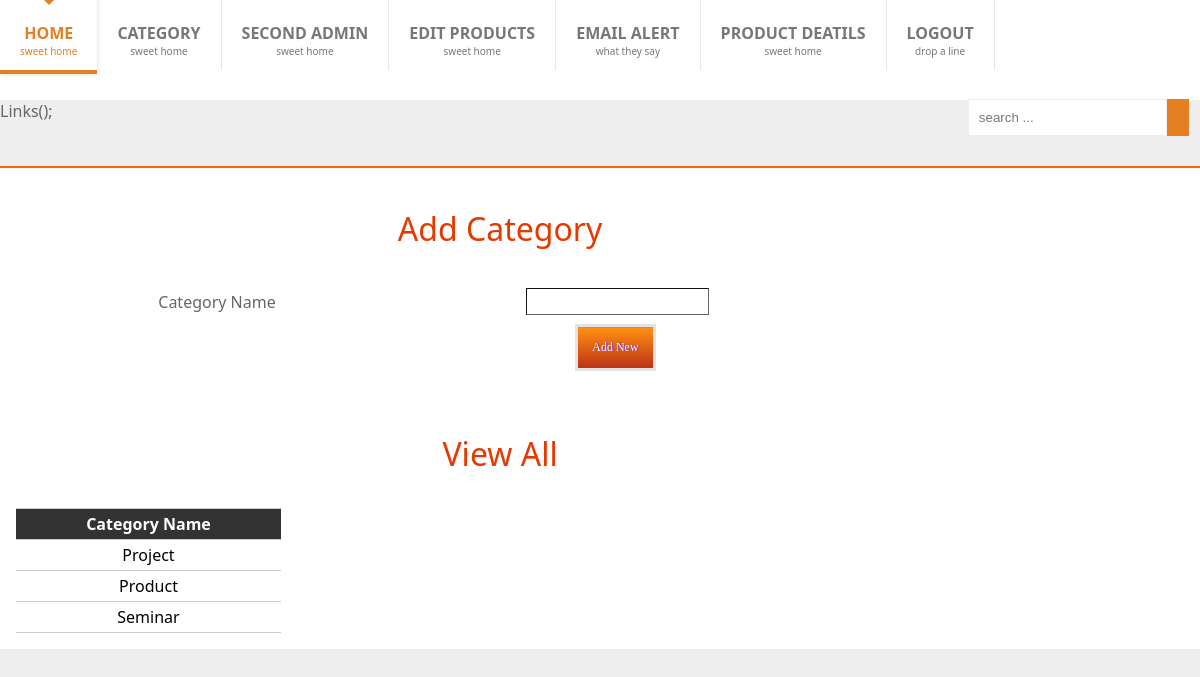
Screenshot of /cochinphpnew/Admin/Addcategory.php with the database file from the repository.
### tables this page shows
CREATE TABLE IF NOT EXISTS `category` (
  `catid` int(5) NOT NULL AUTO_INCREMENT,
  `catname` varchar(150) NOT NULL,
  PRIMARY KEY (`catid`)
);

### cochinphpnew/Admin/Addcategory.php (the view, shortened to what this page needs)
<!DOCTYPE html>
<html xmlns="http://www.w3.org/1999/xhtml">
<head><link href="../css/style.css" rel="stylesheet" />
</head>
<body>
    <div class="container">
<nav>
		<ul class="mcd-menu">
			<li>
				<a href="home.php" class="active">
					<strong>Home</strong>
					<small>sweet home</small>
				</a>
			</li>
			<li>
				<a href="Category.php" >
					<strong>Category</strong>
					<small>sweet home</small>
				</a>
			</li>
			<li>
				<a href="AddSecAdmin.php">
					<strong>Second Admin</strong>
					<small>sweet home</small>
				</a>
			</li>
			<li>
				<a href="EditDeatils.php">
					<strong>Edit Products</strong>
					<small>sweet home</small>
				</a>
			</li>
			<li>
				<a href="EmailDeatils.php">
					<strong>Email Alert</strong>
					<small>what they say</small>
				</a>
			</li>
			<li>
				<a href="ProductDeatils.php">
					<strong>Product Deatils</strong>
					<small>sweet home</small>
				</a>
			</li>
			<li>
				<a href="index.php">
					<strong>Logout</strong>
					<small>drop a line</small>
				</a>
			</li>
			<li class="float">
				<a class="search">
					<input type="text" value="search ...">
					<button><i class="fa fa-search"></i></button>
				</a>
			</li>
		</ul>
	</nav>
</div>
   Links();
       <div id="main" class="container">
           <form method="post" action="Category.php" id="form1">
    <div>
    <table class="auto-style1">
        <tr>
            <td>&nbsp;</td>
            <td>&nbsp;</td>
        </tr>
        <tr>
            <td style="font-family: 'Segoe UI', Tahoma, Geneva, Verdana, sans-serif; font-size: xx-large; color: #E63900">Add Category </td>
            <td>&nbsp;</td>
        </tr>
        <tr>
            <td>&nbsp;</td>
            <td>&nbsp;</td>
        </tr>
        <tr>
            <td>
                <table class="auto-style1">
                    <tr>
                        <td class="auto-style4">Category Name</td>
                        <td class="auto-style5">&nbsp;<input name="Textcategory" type="text" id="ContentPlaceHolder1_TextBox1" class="txts" />
                        </td>
                    </tr>
                    <tr>
                        <td class="auto-style3">&nbsp;</td>
                        <td>
                            <input type="submit" name="ctl00$ContentPlaceHolder1$Button1" value="Add New" id="ContentPlaceHolder1_Button1" class="myButton" />
                        </td>
                    </tr>
                </table>
            </td>
            <td>&nbsp;</td>
        </tr>
        <tr>
            <td>&nbsp;</td>
            <td>&nbsp;</td>
        </tr>
        <tr>
            <td class="auto-style2"></td>
            <td class="auto-style2"></td>
        </tr>
        <tr>
            <td style="font-family: 'Segoe UI', Tahoma, Geneva, Verdana, sans-serif; font-size: xx-large; color: #E63900" class="auto-style6">View All</td>
            <td class="auto-style6"></td>
        </tr>
        <tr>
            <td>&nbsp;</td>
            <td>&nbsp;</td>
        </tr>
        <tr>
            <td>
                <table class="auto-style1">
                    <tr>
                        <td>
                            <div>
	<table cellspacing="0" cellpadding="4" rules="rows" id="ContentPlaceHolder1_GridView1" style="color:Black;background-color:White;border-color:#CCCCCC;border-width:1px;border-style:None;width:265px;border-collapse:collapse;">
		<tr style="color:White;background-color:#333333;font-weight:bold;">
			<th scope="col">Category Name</th>
            <?php include("admin.php");
			$sql="select * from category";
			$res=mysql_query($sql);
			 ?>
		</tr>
        <?php while($row=mysql_fetch_array($res)){ ?>
        <tr>
			<td><?php echo $row['catname']; ?></td>
		</tr>
        <?php } ?>
	</table>
</div>
                        </td>
                    </tr>
                </table>
            </td>
            <td>&nbsp;</td>
        </tr>
    </table>
    </div>
    </form>
       </div>
</body>
</html>

### cochinphpnew/css/style.css (style rules this page uses)
.txts { border: 1px inset #666666; padding-bottom:5px; padding-top:5px; margin:5px 0 5px 0; }
.myButton { -moz-box-shadow:inset 0px 1px 0px 0px #cf866c; -webkit-box-shadow:inset 0px 1px 0px 0px #cf866c; box-shadow:inset 0px 1px 0px 0px #cf866c; background:-webkit-gradient(linear, left top, left bottom, color-stop(0.05, #ff8d14), color-stop(1, #bc3315)); background:-moz-linear-gradient(top, #ff8d14 5%, #bc3315 100%); background:-webkit-linear-gradient(top, #ff8d14 5%, #bc3315 100%); background:-o-linear-gradient(top, #ff8d14 5%, #bc3315 100%); background:-ms-linear-gradient(top, #ff8d14 5%, #bc3315 100%); background:linear-gradient(to bottom, #ff8d14 5%, #bc3315 100%); filter:progid:DXImageTransform.Microsoft.gradient(startColorstr='#ff8d14', endColorstr='#bc3315',GradientType=0); background-color:#ff8d14; border:3px solid #e3e3e3; display:inline-block; cursor:pointer; color:#ffffff; font-family:Verdana; font-size:12px; padding:13px 14px; text-decoration:none; text-shadow:1px 0px 0px #7a2cba; }
#main { border-style: solid none none none; border-width: 2px; border-color: #FF6600; background-color: #FFFFFF; padding: 10px; }
.container { position: relative; margin: 0px auto; padding: 0 0; clear: both; width:100%; }
@media only screen and (min-width: 1200px) { .container { width: 1210px; } }
.mcd-menu { list-style: none; padding: 0; margin: 0; background: #FFF; height: 100px; border-radius: 2px; -moz-border-radius: 2px; -webkit-border-radius: 2px; }
.mcd-menu li { float: left; position: relative; }
.mcd-menu li a { display: block; text-decoration: none; padding: 12px 20px; text-align: center; color: #777; border-right: 1px solid #E7E7E7; }
.mcd-menu li a strong { display: block; text-transform: uppercase; }
.mcd-menu li a small { display: block; font-size: 10px; }
.mcd-menu li a i, .mcd-menu li a strong, .mcd-menu li a small { position: relative; transition: all 300ms linear; -o-transition: all 300ms linear; -ms-transition: all 300ms linear; -moz-transition: all 300ms linear; -webkit-transition: all 300ms linear; }
.mcd-menu li a.active { position: relative; color: #e67e22; border:0; border-top: 4px solid #e67e22; border-bottom: 4px solid #e67e22; margin-top: -4px; box-shadow: 0 0 5px #DDD; -moz-box-shadow: 0 0 5px #DDD; -webkit-box-shadow: 0 0 5px #DDD; }
.mcd-menu li a.active:before { content: ""; position: absolute; top: 0; left: 45%; border-top: 5px solid #e67e22; border-left: 5px solid transparent; border-right: 5px solid transparent; }
.mcd-menu li.float { float: right; }
.mcd-menu li a.search { padding: 29px 20px 30px 10px; }
.mcd-menu li a.search input { border: 1px solid #EEE; padding: 10px; background: #FFF; outline: none; color: #777; }
.mcd-menu li a.search button { border: 1px solid #e67e22; padding: 10px; background: #e67e22; outline: none; color: #FFF; margin-left: -4px; }

### cochinphpnew/Admin/Addcategory.php (style rules this page uses)
.auto-style1 { width: 82%; height: 68px; text-align: center; }
.auto-style2 { height: 24px; }
.auto-style3 { width: 402px; }
.auto-style4 { width: 402px; height: 31px; }
.auto-style5 { height: 31px; }
.auto-style6 { height: 27px; }

### rows the page displays
category: catname "Project"
category: catname "Product"
category: catname "Seminar"
